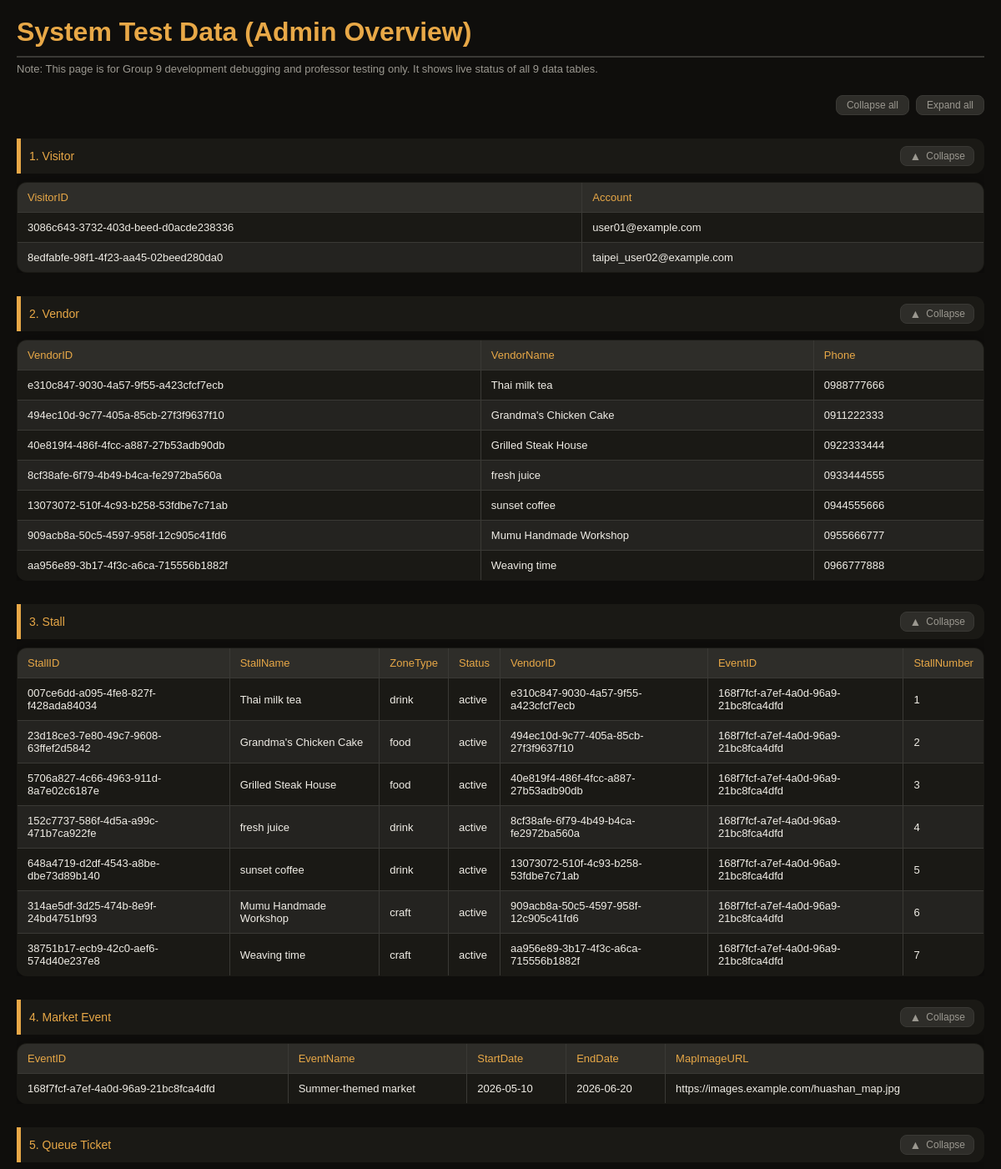
Page /admin_dashboard (upper part) on the committed database.
### app.py (models this page shows, shortened)
class Visitor(db.Model):
    __tablename__ = 'visitor'
    visitor_id    = db.Column(db.String(36), primary_key=True, default=lambda: str(uuid.uuid4()))
    account       = db.Column(db.String(50), unique=True, nullable=False)
    password_hash = db.Column(db.String(255), nullable=False)
    queue_tickets = db.relationship('QueueTicket', backref='visitor', lazy=True)
    orders        = db.relationship('Order', backref='visitor', lazy=True)

class Vendor(db.Model):
    __tablename__ = 'vendor'
    vendor_id     = db.Column(db.String(36), primary_key=True, default=lambda: str(uuid.uuid4()))
    account       = db.Column(db.String(50), unique=True, nullable=False)
    password_hash = db.Column(db.String(255), nullable=False)
    name          = db.Column(db.String(50), nullable=False)
    phone         = db.Column(db.String(20))
    stall         = db.relationship('Stall', backref='vendor', uselist=False)

class Stall(db.Model):
    __tablename__ = 'stall'
    stall_id      = db.Column(db.String(36), primary_key=True, default=lambda: str(uuid.uuid4()))
    stall_name    = db.Column(db.String(100), nullable=False)
    zone_type     = db.Column(db.String(20))
    status        = db.Column(db.String(20), default='active')
    vendor_id     = db.Column(db.String(36), db.ForeignKey('vendor.vendor_id'), unique=True)
    event_id      = db.Column(db.String(36), db.ForeignKey('event.event_id'))
    products      = db.relationship('Product', secondary=offers, backref='stalls', lazy=True)
    queue_tickets = db.relationship('QueueTicket', backref='stall', lazy=True)
    orders        = db.relationship('Order', backref='stall', lazy=True)
    stall_number  = db.Column(db.Integer, unique=True, nullable=True)

class Event(db.Model):
    __tablename__ = 'event'
    event_id      = db.Column(db.String(36), primary_key=True, default=lambda: str(uuid.uuid4()))
    event_name    = db.Column(db.String(100), nullable=False)
    start_date    = db.Column(db.String(20))
    end_date      = db.Column(db.String(20))
    map_image_url = db.Column(db.String(255))
    stalls        = db.relationship('Stall', backref='event', lazy=True)

### app.py (the view)
@app.route('/admin_dashboard')
def admin_dashboard():
    try:
        all_visitors = [{'VisitorID': v.visitor_id, 'Account': v.account} for v in Visitor.query.all()]
        all_vendors = [{'VendorID': v.vendor_id, 'VendorName': v.name, 'Phone': v.phone} for v in Vendor.query.all()]
        all_stalls = [{'StallID': s.stall_id, 'StallName': s.stall_name, 'ZoneType': s.zone_type, 'Status': s.status, 'VendorID': s.vendor_id, 'EventID': s.event_id, "StallNumber": s.stall_number} for s in Stall.query.all()]
        all_events = [{'EventID': e.event_id, 'EventName': e.event_name, 'StartDate': e.start_date, 'EndDate': e.end_date, 'MapImageURL': e.map_image_url} for e in Event.query.all()]
        all_tickets = [{'TicketNumber': t.ticket_number, 'WaitTime': t.expected_wait_time, 'Status': t.status, 'StallID': t.stall_id, 'VisitorID': t.visitor_id} for t in QueueTicket.query.all()]
        all_products = [{'ProductID': p.product_id, 'ProductName': p.name, 'Price': p.price} for p in Product.query.all()]
        all_orders = [{'OrderID': o.order_id, 'OrderTime': o.order_time, 'Status': o.status, 'VisitorID': o.visitor_id, 'StallID': o.stall_id, 'PaymentMethod': 'Cash'} for o in Order.query.all()]
        all_offers = [dict(row) for row in db.session.execute(text("SELECT stall_id as StallID, product_id as ProductID FROM offers")).mappings()]
        all_includes = [dict(row) for row in db.session.execute(text("SELECT order_id as OrderID, product_id as ProductID, quantity as Quantity, sold_price as SoldPrice FROM includes")).mappings()]
    except Exception as e:
        print(f"Database read error: {e}")
        all_visitors, all_vendors, all_stalls = [], [], []
        all_events, all_tickets, all_products = [], [], []
        all_orders, all_offers, all_includes = [], [], []
    return render_template(
        'admin.html',
        visitors=all_visitors, vendors=all_vendors, stalls=all_stalls,
        events=all_events, tickets=all_tickets, products=all_products,
        orders=all_orders, offers=all_offers, includes=all_includes
    )

### templates/admin.html (shortened to what this page needs)
<!DOCTYPE html>
<html lang="en">
<head>
</head>
<body>
<h1>System Test Data (Admin Overview)</h1>
<p class="subtitle">Note: This page is for Group 9 development debugging and professor testing only. It shows live status of all 9 data tables.</p>
<div class="collapse-all-bar">
    <button class="ctrl-btn" onclick="setAll(false)">Collapse all</button>
    <button class="ctrl-btn" onclick="setAll(true)">Expand all</button>
</div>
<div class="section">
    <div class="section-header" onclick="toggle(this)">
        <span class="section-title">1. Visitor</span>
        <button class="toggle-btn">
            <span class="toggle-icon">▲</span>
            <span class="toggle-label">Collapse</span>
        </button>
    </div>
    <div class="section-body">
        <table>
            <thead><tr><th>VisitorID</th><th>Account</th></tr></thead>
            <tbody>
                {% for visitor in visitors %}
                <tr><td>{{ visitor['VisitorID'] }}</td><td>{{ visitor['Account'] }}</td></tr>
                {% else %}
                <tr><td colspan="2" class="empty-msg">No visitor data found</td></tr>
                {% endfor %}
            </tbody>
        </table>
    </div>
</div>
<div class="section">
    <div class="section-header" onclick="toggle(this)">
        <span class="section-title">2. Vendor</span>
        <button class="toggle-btn">
            <span class="toggle-icon">▲</span>
            <span class="toggle-label">Collapse</span>
        </button>
    </div>
    <div class="section-body">
        <table>
            <thead><tr><th>VendorID</th><th>VendorName</th><th>Phone</th></tr></thead>
            <tbody>
                {% for vendor in vendors %}
                <tr><td>{{ vendor['VendorID'] }}</td><td>{{ vendor['VendorName'] }}</td><td>{{ vendor['Phone'] }}</td></tr>
                {% else %}
                <tr><td colspan="3" class="empty-msg">No vendor data found</td></tr>
                {% endfor %}
            </tbody>
        </table>
    </div>
</div>
<div class="section">
    <div class="section-header" onclick="toggle(this)">
        <span class="section-title">3. Stall</span>
        <button class="toggle-btn">
            <span class="toggle-icon">▲</span>
            <span class="toggle-label">Collapse</span>
        </button>
    </div>
    <div class="section-body">
        <table>
            <thead>
                <tr><th>StallID</th><th>StallName</th><th>ZoneType</th><th>Status</th><th>VendorID</th><th>EventID</th><th>StallNumber</th></tr>
            </thead>
            <tbody>
                {% for stall in stalls %}
                <tr>
                    <td>{{ stall['StallID'] }}</td>
                    <td>{{ stall['StallName'] }}</td>
                    <td>{{ stall['ZoneType'] }}</td>
                    <td class="{% if stall['Status'] == 'Green' %}status-green{% elif stall['Status'] == 'Yellow' %}status-yellow{% elif stall['Status'] == 'Red' %}status-red{% endif %}">
                        {{ stall['Status'] }}
                    </td>
                    <td>{{ stall['VendorID'] }}</td>
                    <td>{{ stall['EventID'] }}</td>
                    <td>{{ stall['StallNumber'] }}</td>
                </tr>
                {% else %}
                <tr><td colspan="7" class="empty-msg">No stall data found</td></tr>
                {% endfor %}
            </tbody>
        </table>
    </div>
</div>
<div class="section">
    <div class="section-header" onclick="toggle(this)">
        <span class="section-title">4. Market Event</span>
        <button class="toggle-btn">
            <span class="toggle-icon">▲</span>
            <span class="toggle-label">Collapse</span>
        </button>
    </div>
    <div class="section-body">
        <table>
            <thead><tr><th>EventID</th><th>EventName</th><th>StartDate</th><th>EndDate</th><th>MapImageURL</th></tr></thead>
            <tbody>
                {% for event in events %}
                <tr><td>{{ event['EventID'] }}</td><td>{{ event['EventName'] }}</td><td>{{ event['StartDate'] }}</td><td>{{ event['EndDate'] }}</td><td>{{ event['MapImageURL'] }}</td></tr>
                {% else %}
                <tr><td colspan="5" class="empty-msg">No event data found</td></tr>
                {% endfor %}
            </tbody>
        </table>
    </div>
</div>
<div class="section">
    <div class="section-header" onclick="toggle(this)">
        <span class="section-title">5. Queue Ticket</span>
        <button class="toggle-btn">
            <span class="toggle-icon">▲</span>
            <span class="toggle-label">Collapse</span>
        </button>
    </div>
    <div class="section-body">
    </div>
</div>
</body>
</html>

### templates/admin.html (style rules this page uses)
:root { --bg: #0f0e0c; --bg2: #1a1915; --bg3: #242320; --surface: #2e2d29; --border: #3a3935; --text: #f0ede6; --text-muted:#9b9890; --accent: #e8a847; --accent2: #d4763b; --green: #4caf82; --yellow: #e8c547; --red: #e85b47; --radius: 12px; --radius-lg: 20px; --shadow: 0 4px 24px rgba(0,0,0,0.4); }
* { box-sizing: border-box; margin: 0; padding: 0; }
body { font-family: 'Arial', sans-serif; padding: 20px; background-color: var(--bg); color: var(--text); }
h1 { color: var(--accent); border-bottom: 2px solid var(--border); padding-bottom: 10px; margin-bottom: 6px; }
.subtitle { color: var(--text-muted); font-size: 13px; margin-bottom: 24px; }
.collapse-all-bar { display: flex; justify-content: flex-end; gap: 8px; margin-bottom: 4px; }
.ctrl-btn { font-size: 12px; color: var(--text-muted); background: var(--surface); border: 1px solid var(--border); border-radius: 8px; padding: 4px 12px; cursor: pointer; transition: color 0.15s, background 0.15s; }
.section { margin-top: 28px; }
.section-header { display: flex; align-items: center; justify-content: space-between; background: var(--bg2); border-left: 5px solid var(--accent); border-radius: 0 var(--radius) var(--radius) 0; padding: 9px 12px 9px 10px; cursor: pointer; user-select: none; transition: background 0.15s; }
.section-title { color: var(--accent); font-size: 14px; font-weight: 500; }
.toggle-btn { display: flex; align-items: center; gap: 6px; color: var(--text-muted); font-size: 12px; background: var(--surface); border: 1px solid var(--border); border-radius: 8px; padding: 3px 10px; cursor: pointer; transition: color 0.15s, background 0.15s; }
.toggle-icon { font-size: 14px; display: inline-block; transition: transform 0.25s; }
.section-body { overflow: hidden; transition: max-height 0.3s ease, opacity 0.3s ease; max-height: 2000px; opacity: 1; }
table { border-collapse: collapse; width: 100%; max-width: 1200px; margin: 10px 0 0; background-color: var(--bg2); border: 1px solid var(--border); border-radius: var(--radius); overflow: hidden; box-shadow: var(--shadow); }
th, td { border: 1px solid var(--border); padding: 10px 12px; text-align: left; font-size: 13px; }
th { background-color: var(--surface); color: var(--accent); font-weight: 500; }
tr:nth-child(even) td { background-color: var(--bg3); }

### rows in the picture
Visitor: VisitorID "3086c643-3732-403d-beed-d0acde238336", Account "user01@example.com"
Visitor: VisitorID "8edfabfe-98f1-4f23-aa45-02beed280da0", Account "taipei_user02@example.com"
Vendor: VendorID "e310c847-9030-4a57-9f55-a423cfcf7ecb", VendorName "Thai milk tea", Phone "0988777666"
Vendor: VendorID "494ec10d-9c77-405a-85cb-27f3f9637f10", VendorName "Grandma's Chicken Cake", Phone "0911222333"
Vendor: VendorID "40e819f4-486f-4fcc-a887-27b53adb90db", VendorName "Grilled Steak House", Phone "0922333444"
Vendor: VendorID "8cf38afe-6f79-4b49-b4ca-fe2972ba560a", VendorName "fresh juice", Phone "0933444555"
Vendor: VendorID "13073072-510f-4c93-b258-53fdbe7c71ab", VendorName "sunset coffee", Phone "0944555666"
Vendor: VendorID "909acb8a-50c5-4597-958f-12c905c41fd6", VendorName "Mumu Handmade Workshop", Phone "0955666777"
Vendor: VendorID "aa956e89-3b17-4f3c-a6ca-715556b1882f", VendorName "Weaving time", Phone "0966777888"
Stall: StallID "007ce6dd-a095-4fe8-827f-f428ada84034", StallName "Thai milk tea", ZoneType "drink", Status "active", VendorID "e310c847-9030-4a57-9f55-a423cfcf7ecb", EventID "168f7fcf-a7ef-4a0d-96a9-21bc8fca4dfd", StallNumber "1"
Stall: StallID "23d18ce3-7e80-49c7-9608-63ffef2d5842", StallName "Grandma's Chicken Cake", ZoneType "food", Status "active", VendorID "494ec10d-9c77-405a-85cb-27f3f9637f10", EventID "168f7fcf-a7ef-4a0d-96a9-21bc8fca4dfd", StallNumber "2"
Stall: StallID "5706a827-4c66-4963-911d-8a7e02c6187e", StallName "Grilled Steak House", ZoneType "food", Status "active", VendorID "40e819f4-486f-4fcc-a887-27b53adb90db", EventID "168f7fcf-a7ef-4a0d-96a9-21bc8fca4dfd", StallNumber "3"
Stall: StallID "152c7737-586f-4d5a-a99c-471b7ca922fe", StallName "fresh juice", ZoneType "drink", Status "active", VendorID "8cf38afe-6f79-4b49-b4ca-fe2972ba560a", EventID "168f7fcf-a7ef-4a0d-96a9-21bc8fca4dfd", StallNumber "4"
Stall: StallID "648a4719-d2df-4543-a8be-dbe73d89b140", StallName "sunset coffee", ZoneType "drink", Status "active", VendorID "13073072-510f-4c93-b258-53fdbe7c71ab", EventID "168f7fcf-a7ef-4a0d-96a9-21bc8fca4dfd", StallNumber "5"
Stall: StallID "314ae5df-3d25-474b-8e9f-24bd4751bf93", StallName "Mumu Handmade Workshop", ZoneType "craft", Status "active", VendorID "909acb8a-50c5-4597-958f-12c905c41fd6", EventID "168f7fcf-a7ef-4a0d-96a9-21bc8fca4dfd", StallNumber "6"
Stall: StallID "38751b17-ecb9-42c0-aef6-574d40e237e8", StallName "Weaving time", ZoneType "craft", Status "active", VendorID "aa956e89-3b17-4f3c-a6ca-715556b1882f", EventID "168f7fcf-a7ef-4a0d-96a9-21bc8fca4dfd", StallNumber "7"
Event: EventID "168f7fcf-a7ef-4a0d-96a9-21bc8fca4dfd", EventName "Summer-themed market", StartDate "2026-05-10", EndDate "2026-06-20", MapImageURL "https://images.example.com/huashan_map.jpg"
